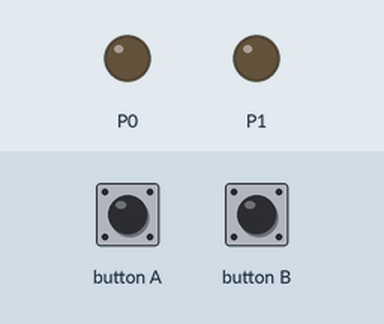
This program was run on a simulated BBC micro:bit (MakeCode). On the bench: output pins drawn as LEDs (lit = HIGH). Dashed ring = blinking. The inputs (shaded band) are chosen by the test bench.

Above: at 1.2 s.
1.3 s: button A pressed for 0.15 s
At 1.8 s:
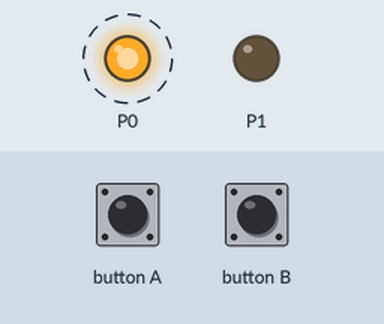
4.4 s: button B pressed for 0.15 s
At 4.65 s:
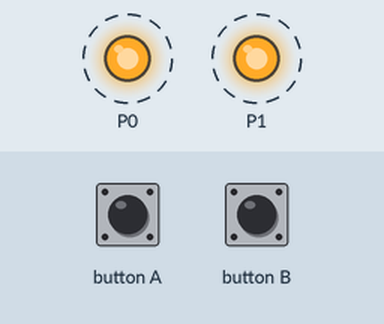
Timing chart, 0 to 12.5 s (numbered marks = the images above; inputs shaded):
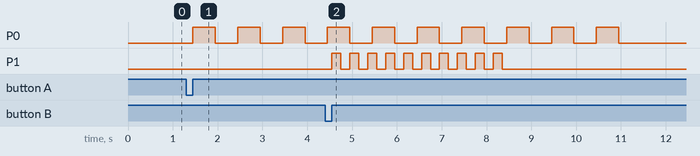

The program:

main.ts
```typescript
input.onButtonPressed(Button.A, function () {
    for (let index = 0; index < 10; index++) {
        pins.digitalWritePin(DigitalPin.P0, 1)
        basic.pause(500)
        pins.digitalWritePin(DigitalPin.P0, 0)
        basic.pause(500)
    }
})
input.onButtonPressed(Button.B, function () {
    for (let index = 0; index < 10; index++) {
        pins.digitalWritePin(DigitalPin.P1, 1)
        basic.pause(200)
        pins.digitalWritePin(DigitalPin.P1, 0)
        basic.pause(200)
    }
})
led.enable(false)
basic.forever(function () {

})
```

test.ts
```typescript
// aquí va el archivo "tests"; esto no se compilará cuando este paquete se utilice como una extensión.
```

Measured:
- after the input at 1.3 s, P0: alternates HIGH for 0.50 s and LOW for 0.50 s, starting after 0.15 s
- after the input at 4.4 s, P1: alternates HIGH for 0.20 s and LOW for 0.20 s, 20 changes in all, then stays LOW, starting after 0.15 s
